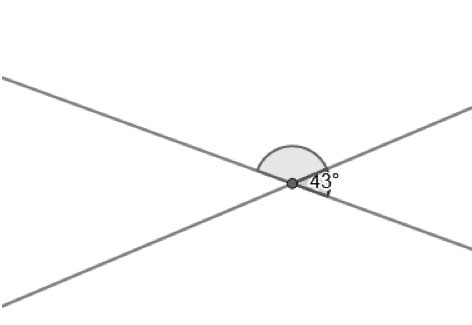
#> input picture Data set/lines/intersecting-lines.jpg, 472 x 325 px, found by its file name
$ jupyter execute unit_4_hough_transform.ipynb
#> lines starting #> are read from the running program, lines starting #| are printed output that depends on the picture; long printed decimals are rounded
[cell 1]
from skimage.transform import (hough_line, hough_line_peaks)
import numpy as np
import cv2
from matplotlib import pyplot as plt

[cell 2]
image = cv2.imread('C:/Users/hrida/OneDrive/Desktop/Computer vision/Data set/lines/intersecting-lines.jpg', 0)
#> image is the input picture: shape (325, 472); min 0, max 255, mean 251.5
image = ~image
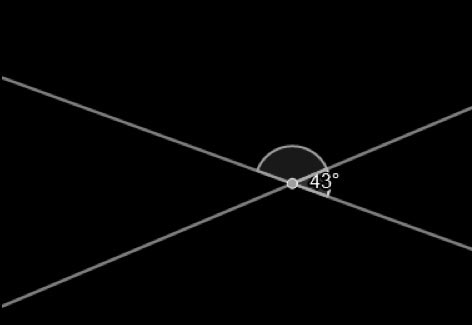
#> image: shape (325, 472); min 0, max 255, mean 3.5
plt.imshow(image, cmap='gray')

[cell 3]
# can increase the number of points if needed.
tested_angles = np.linspace(-np.pi / 2, np.pi / 2, 180)

# Perform Hough Transformation to change x, y, to h, theta, dist space.
hspace, theta, dist = hough_line(image, tested_angles)
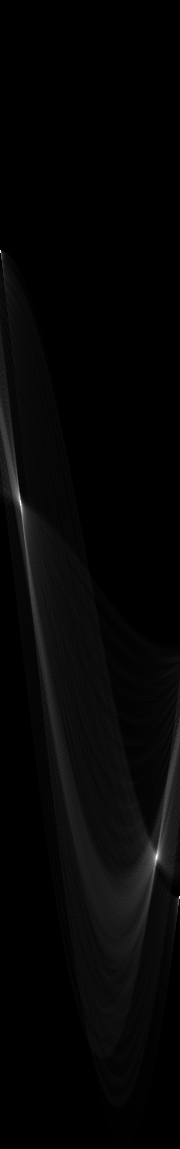
#> hspace: shape (1149, 180) uint64; min 0, max 515, mean 11.6; drawn with min black and max white
#> theta = 180 values from -1.57 to 1.57; dist = 1149 values from -574 to 574

plt.figure(figsize=(10,10))
plt.imshow(hspace)


#Now, find the location of peaks in the hough space we can use hough_line_peaks
h, q, d = hough_line_peaks(hspace, theta, dist)
#> h = [515, 504, 472]; q = [1.17, -1.22, 1.57]; d = [283, -73, 323]

[cell 4]
angle_list=[]  #an empty list to capture all angles

fig, axes = plt.subplots(1, 3, figsize=(15, 6))
ax = axes.ravel()

ax[0].imshow(image, cmap='gray')
ax[0].set_title('Input image')
ax[0].set_axis_off()

ax[1].imshow(np.log(1 + hspace),
             extent=[np.rad2deg(theta[-1]), np.rad2deg(theta[0]), dist[-1], dist[0]],
             cmap='gray', aspect=1/1.5)
ax[1].set_title('Hough transform')
ax[1].set_xlabel('Angles (degrees)')
ax[1].set_ylabel('Distance (pixels)')
ax[1].axis('image')

ax[2].imshow(image, cmap='gray')

origin = np.array((0, image.shape[1]))
#> origin = [0, 472]

for _, angle, dist in zip(*hough_line_peaks(hspace, theta, dist)):
    angle_list.append(angle) #Not for plotting but later calculation of angles
    y0, y1 = (dist - origin * np.cos(angle)) / np.sin(angle)
    ax[2].plot(origin, (y0, y1), '-r')
#> this loop made 3 passes
#> (angle, dist, y0, y1) on passes 1 to 3: (1.17, 283, 307.7, 106.1), (-1.22, -73, 77.74, 250.6), (1.57, 323, 323, 323)
#> after the loop, angle_list = [1.17, -1.22, 1.57]
ax[2].set_xlim(origin)
ax[2].set_ylim((image.shape[0], 0))
ax[2].set_axis_off()
ax[2].set_title('Detected lines')

plt.tight_layout()
plt.show()
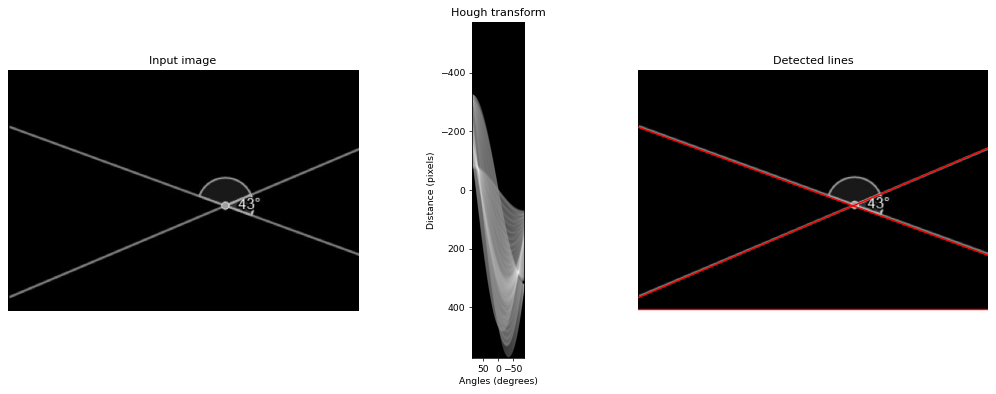
#> figure drawn by matplotlib, 3 panels

[cell 5]
angles = [a*180/np.pi for a in angle_list]
#> angles = [66.87, -69.89, 90]

# Compute difference between the two lines
angle_difference = np.max(angles) - np.min(angles)
#> angle_difference = 159.9
print(180 - angle_difference + 23)
#| 43.112
